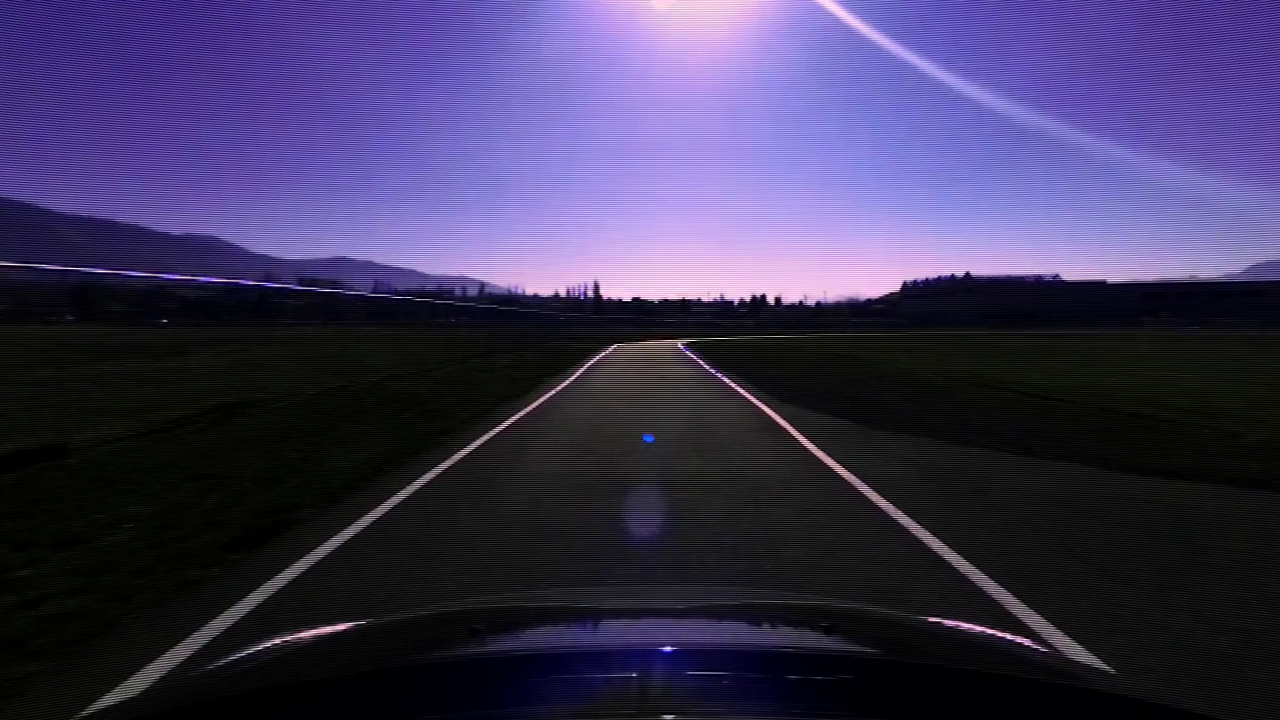
//> input picture image/f00012.png, 1280 x 720 px, given in place of the camera
$ ./detect_video   (built with g++ and OpenCV 4)
//> lines starting //> are read from the running program, lines starting //| are printed output that depends on the picture; after the words box and inside, x2 and y2 are one past the last pixel; in counts of white or black regions, pixels touching at a corner belong together
//> further down, frame is the input picture: 720 rows x 1280 cols, CV_8UC3; mean B, G, R 87.6, 53.4, 60.4
### preprocess.hpp
#ifndef DETECTH
#define DETECTH
#include "detect.hpp"
using namespace cv;
using namespace std;
//This class is used to do pre-process to the image to get enough point to perform machine learning
class preprocess
{
private:
    Mat image;
    //---------------------
    //H all range
    int LowH = 0;
    int HighH = 255;
    //smaller S lighter it can go
    int LowS = 0;
    int HighS = 40;
    //smaller V blacker it can go
    int LowV = 199;
    int HighV = 255;

public:
    //constructor
    void process(bool isFirst, Mat &input, int LowH = 0, int HighH = 255, int LowS =0, int HighS=28, int LowV=199
                 , int HighV=255 );

    //to HSV, make it easier to set up threshold
    void toHSV();

    //Gaussian filter to reduce noise casued by light spot
    void filter();

    //change the image into Bird-eye view
    Mat IPM(Mat input);

    //use threshold to change into binary image
    void toBinary(bool isfirst);

    //change the threshold based on output
    void refine();

    //return preprocessed result
    Mat prep_result();
    Mat origin_image;
};
#endif

### detect.hpp
#ifndef CV_HEADER
#define CV_HEADER

#include <iostream>
#include "opencv2/opencv.hpp"
#include "opencv2/core.hpp"
#include "opencv2/highgui/highgui.hpp"
#include "opencv2/features2d/features2d.hpp"
#include "opencv2/imgproc.hpp"
#include "preprocess.hpp"
#include <cmath>
#include <queue>
//This need to be enabled when real road data is used, because real road lane might be white/yellow, color filter is not enabled
#define REAL_ROAD_MODE
//This need to be enabled when test using robot
//#define ROBOT_TEST_MODE
//if you want to output any video, set record rst
//#define RECORD_RST

using namespace std;
using namespace cv;

//name of output file
const string NAME="/Users/YunfeiGuo/Desktop/output.mp4";
//extract white point in the image
vector<vector<double>> find_white_point(Mat result, bool isFirst);
//draw lane and spread function
void draw_line_and_spread_function(Mat image, vector<double> x, vector<double> y);
/*
This function check if the new "next frame filter" is valid. To be valid,
new and old have to share a sufficient common area
@param _new
    the new filter
@param _old
    the old filter
*/
bool new_filter_valid_check(Mat _new,Mat _old);
/*
 lane recognition and output result
 @param src
    the source image in Mat
 @param filter_frame_L
    "next frame filter" of the left lane, which marks the possible region where lane
    mark could occur
 @param filter_frame_R
    "next frame filter" of the right lane
 @param isFirst
    indicate if it is in process of finding the lane marks in the first frame passed in
 @return
    if the process is successful
 */
bool img_proc(Mat src, Mat&filter_frame_L, Mat&filter_frame_R,bool isFirst);
#endif

### function.cpp
#include "detect.hpp"
/*
 This function check if the new "next frame filter" is valid. To be valid,
 new and old have to share a sufficient common area
 @param _new
    the new filter
 @param _old
    the old filter
 */
// [13 lines left out: function new_filter_valid_check, not called in this run]


/*
 @param: result
    it is the result of the filter
 @param: isFirst
    if this frame is first frame
 @return:
    a list of (x,y) coordinate of white point(the lane is white in binary image)
 */

/*
 in first frame, cut the whole image vertically into 2 parts
else use the whole image
 */
vector<vector<double>> find_white_point(Mat result, bool isFirst)
{
    //get white point
    vector<double> x_left;
    vector<double> y_left;
    //cols is x, rows is y
    //--------------------left part of the image-----------------
    for(int i=0; i<result.rows; i++)
    {
        int left_max = 0;
        int left_min = 1280;
        int white_number = 0;
        vector<double> tempx;
        vector<double> tempy;
        int x_dir_lim=result.cols/2;
        if(!isFirst)
        {
            x_dir_lim=result.cols;
        }
        for (int j=0; j<x_dir_lim; j++)
        {
            if(result.at<bool>(i, j) == true)
            {
                if(j>left_max)
                {
                    left_max = j;
                }
                if(j<left_min)
                {
                    left_min = j;
                }
                tempx.push_back(j);
                tempy.push_back(i);
                white_number++;
            }
        }
        //find the mean
        if(white_number/2 < tempy.size()&&(left_max-left_min <= 500))
        {
            x_left.push_back(tempx[white_number/2]);
            y_left.push_back(tempy[white_number/2]);
        }
    }

    //----------------------right part of the image------------------
    vector<double> x_right;
    vector<double> y_right;
    //cols is x, rows is y
    for(int i=0; i<result.rows; i++)
    {
        int right_max = 0;
        int right_min = 1280;
        int white_number = 0;
        vector<double> tempx;
        vector<double> tempy;
        int x_dir_lim=result.cols/2;
        if(!isFirst){
            x_dir_lim=0;
        }
        for (int j=x_dir_lim; j<result.cols; j++)
        {
            if(result.at<bool>(i, j) == true)
            {
                if(j>right_max)
                {
                    right_max = j;
                }
                if(j<right_min)
                {
                    right_min = j;
                }
                tempx.push_back(j);
                tempy.push_back(i);
                white_number++;
            }
        }
        //find the mean
        if(white_number/2 < tempy.size()&&(right_max-right_min <= 500))
        {
            x_right.push_back(tempx[white_number/2]);
            y_right.push_back(tempy[white_number/2]);
        }
    }
    vector<vector<double>> return_vector;
    return_vector.push_back(x_left);
    return_vector.push_back(y_left);
    return_vector.push_back(x_right);
    return_vector.push_back(y_right);
    return return_vector;
}
/*
 @param: image
 the original image
 @param: x
 x value of white points in xy coordinate
 @param: y
 y value of white points in xy coordinate
*/

//draw area of interest. Make the area an enclosed area
//The idea is find 10 Critical Points and directly connect a line between these points.

// [156 lines left out: functions draw_spread_function, draw_line, not called in this run]

### preprocess.cpp
#include "preprocess.hpp"

const int CONTOURS_POINT_COUNT_THRESHOLD=100;
/*
 Draw out the edge detection result, enlarge the area
 @param src
    address of the source image mat
 @param dst
    the address to write the result
 */
void findDrawContours(Mat&src,Mat&dst)
{
    src.copyTo(dst);
    dst.setTo(0);
    vector<vector<Point> > contours;
    Mat cannyed;
    Canny(src,cannyed,100,255);
    findContours(cannyed, contours, RETR_LIST, CHAIN_APPROX_NONE);
    for(int i=0;i<contours.size();i++)
    {
        if(contours[i].size()<CONTOURS_POINT_COUNT_THRESHOLD)
        {
            continue;
        }
        drawContours(dst,contours,i,255,10);

    }

}
/*
 To fit line over the contours that is passed in
 @param contours
    the contours found in 2D array form
 @param dst
    the address to write result
 */
// [33 lines left out: function drawFit, not called in this run]

/*
 To produce the second binary image for confirming the result
 @param src
    the address of source image
 @param dst
    the address to write the result
 */

void confirmation_filter_producer(Mat src,Mat&dst)
{
    vector<Mat> rgbsplit;
    vector<Mat> noshadowsplit;
    split(src, rgbsplit);
    for(int i=0; i<3; i++)
    {
        Mat dil,bg_img,diff;
        Mat st = getStructuringElement(MORPH_RECT, Size(12, 12));
        dilate(rgbsplit[i], dil, st);
        medianBlur(dil, bg_img, 21);
        absdiff(rgbsplit[i], bg_img, diff);
        Mat diff_img = 255 - diff;
        noshadowsplit.push_back(diff_img);
    }
    Mat noshadow;
    merge(noshadowsplit, noshadow);
    Mat gray_img,contoursImg;
    //cvtColor(src,gray_img,CV_BGR2GRAY);
    cvtColor(noshadow,gray_img,CV_BGR2GRAY);
    findDrawContours(gray_img,contoursImg);
    dst=contoursImg;
}

//constructor
void preprocess::process(bool isFirst, Mat &input, int LowH, int HighH, int LowS, int HighS, int LowV, int HighV )
{
//> called with isFirst = true, LowH = 0, HighH = 255, LowS = 0, HighS = 15, LowV = 235, HighV = 255
    this->LowH = LowH;
    this->HighH = HighH;
    //smaller S lighter it can go
    this->LowS = LowS;
    this->HighS = HighS;
    //smaller V blacker it can go
    this->LowV = LowV;
    this->HighV = HighV;
    //resize the image
#ifdef REAL_ROAD_MODE
    image = input(Rect(0, input.rows / 4, input.cols, input.rows/4*3));
    image = image(Rect(0, image.rows / 5, image.cols, image.rows/5*4));
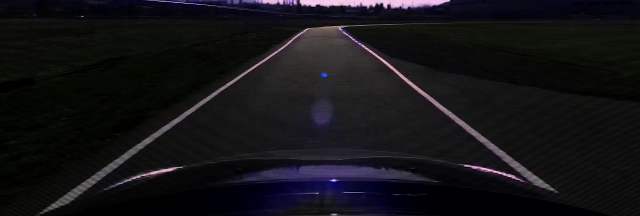
//> image: 432 rows x 1280 cols, CV_8UC3 (shown at 1/2 size); mean B, G, R 22.3, 19, 19.9
    image = image(Rect(0, image.rows / 16, image.cols, image.rows/16*12));
//> image: 324 rows x 1280 cols, CV_8UC3
#endif
#ifdef ROBOT_TEST_MODE
    image = input(Rect(0, input.rows / 2, input.cols, input.rows/2));
    image = image(Rect(0, image.rows / 16, image.cols, image.rows/16*15));
   // image = image(Rect(0, image.rows / 4, input.cols, image.rows/4*3));
    //image = input(Rect(0, input.rows /2, input.cols, input.rows/2));
    int MAX_KERNEL_LENGTH = 10;
    Mat src;
    image.copyTo(src);
    for ( int i = 1; i < MAX_KERNEL_LENGTH; i = i + 2 )
    {
        medianBlur( src, image, i );
        //GaussianBlur( image, image, Size( i, i ), 0, 0 );
    }
    imshow("out", image);
#endif
    //
    image.copyTo(origin_image);
    //
    toHSV();
    //edge or color filter to produce binary image
    toBinary(isFirst);

    //to calculate result, transform binary image to IPM
    image = IPM(image);

    //to display result, need to transform non-binary image to IPM
    origin_image = IPM(origin_image);
}

//to HSV, make it easier to set up threshold
void preprocess::toHSV()
{
    Mat imgHSV;
    vector<Mat> hsvSplit;
    //Convert the captured frame from BGR to HSV
    cvtColor(image, imgHSV, COLOR_BGR2HSV);
//> imgHSV: 324 rows x 1280 cols, CV_8UC3; mean H, S, V 60.5, 75.2, 22.6
    split(imgHSV, hsvSplit);
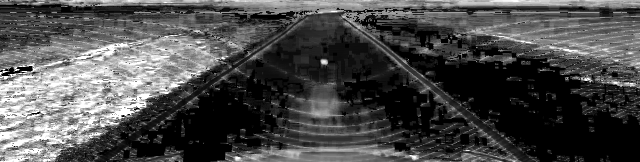
//> hsvSplit[1]: 324 rows x 1280 cols, CV_8UC1 (shown at 1/2 size); min 0, max 255, mean 75.2
    equalizeHist(hsvSplit[0], hsvSplit[0]);
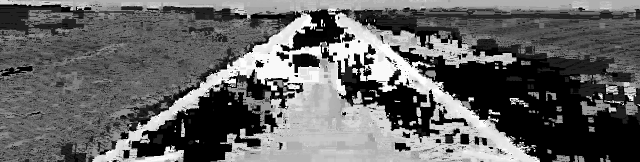
//> hsvSplit[0]: 324 rows x 1280 cols, CV_8UC1 (shown at 1/2 size); min 0, max 255, mean 99.3
    equalizeHist(hsvSplit[1], hsvSplit[1]);
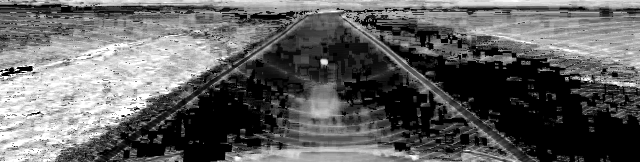
//> hsvSplit[1]: 324 rows x 1280 cols, CV_8UC1 (shown at 1/2 size); min 0, max 255, mean 97.6
    equalizeHist(hsvSplit[2], hsvSplit[2]);
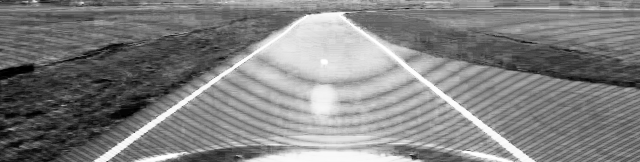
//> hsvSplit[2]: 324 rows x 1280 cols, CV_8UC1 (shown at 1/2 size); min 0, max 255, mean 129.3
    merge(hsvSplit,imgHSV);
//> imgHSV: 324 rows x 1280 cols, CV_8UC3; mean H, S, V 99.3, 97.6, 129.3
    image = imgHSV;
}

//change the image into Bird-eye view
Mat preprocess::IPM(Mat input)
{
    Point2f inputQuad[4];
    // Output Quadilateral or World plane coordinates
    Point2f outputQuad[4];

    // Lambda Matrix
    Mat lambda( 2, 4, CV_32FC1 );
    //Input and Output Image;
    Mat output;
    int coValue=0;
    int value =0;
#ifdef REAL_ROAD_MODE
    value = 280*2;
#endif
#ifdef ROBOT_TEST_MODE
    value = 240*2;
#endif

    if(value<0)
    {
        coValue=-value;
    }
    // Set the lambda matrix the same type and size as input
    lambda = Mat::zeros( input.rows, input.cols, input.type() );

    // The 4 points that select quadilateral on the input , from top-left in clockwise order
    // These four pts are the sides of the rect box used as input
    inputQuad[0] = Point2f( 0,0 );
    inputQuad[1] = Point2f( input.cols,0);
    inputQuad[2] = Point2f( input.cols-coValue,input.rows+1);
    inputQuad[3] = Point2f( +coValue,input.rows+1  );
    // The 4 points where the mapping is to be done , from top-left in clockwise order
    outputQuad[0] = Point2f( 0,0 );
    outputQuad[1] = Point2f( input.cols-1,0);
    outputQuad[2] = Point2f( input.cols-value,input.rows-1);
    outputQuad[3] = Point2f( value,input.rows-1  );

    // Get the Perspective Transform Matrix i.e. lambda
    lambda = getPerspectiveTransform( inputQuad, outputQuad );
    // Apply the Perspective Transform just found to the src image
    warpPerspective(input,output,lambda,output.size() );
    return output;
}

//use threshold to change into binary image
void preprocess::toBinary(bool isfirst)
{
//> called with isfirst = true
#ifdef ROBOT_TEST_MODE
    Mat imgThresholded;
    //Threshold the image
    inRange(image, Scalar(LowH, LowS, LowV), Scalar(HighH, HighS, HighV), imgThresholded);
    Mat element = getStructuringElement(MORPH_RECT, Size(2, 2));
    //open morph
    morphologyEx(imgThresholded, imgThresholded, MORPH_OPEN, element);

    //close morph
    morphologyEx(imgThresholded, imgThresholded, MORPH_CLOSE, element);
#endif
#ifdef REAL_ROAD_MODE
    Mat imgThresholdedw;
    Mat imgThresholdedy;
    //-------------filter white color
    //Threshold the image
    inRange(image, Scalar(0, 0, 230), Scalar(255, 15, 255), imgThresholdedw);
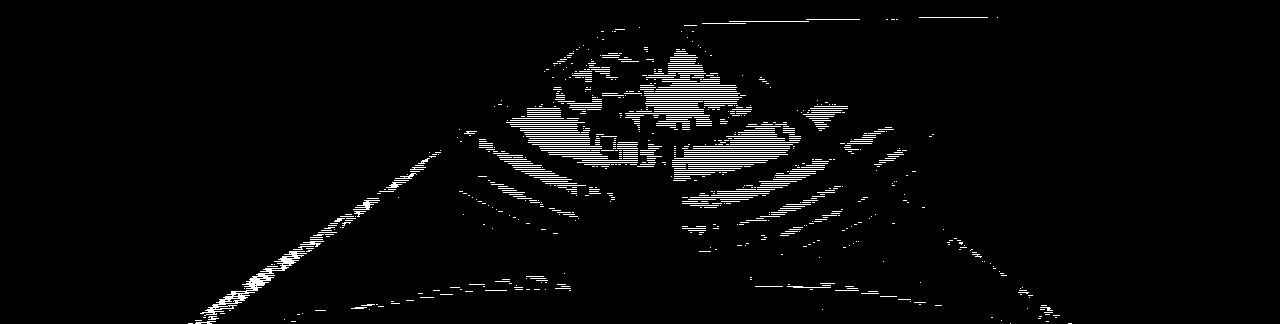
//> imgThresholdedw: 324 rows x 1280 cols, CV_8UC1; 3.1% white in thin lines or dots, all inside (x1, y1, x2, y2) = (188, 17, 1072, 324)
    Mat elementw = getStructuringElement(MORPH_RECT, Size(2, 2));
    //open morph
    morphologyEx(imgThresholdedw, imgThresholdedw, MORPH_OPEN, elementw);
    //close morph
    morphologyEx(imgThresholdedw, imgThresholdedw, MORPH_CLOSE, elementw);
//> imgThresholdedw: 324 rows x 1280 cols, CV_8UC1; 0.23% white; 32 white regions (20 under 20 px), largest, box (x1, y1, x2, y2) and area: (248, 275, 273, 293) 221, (209, 293, 238, 317) 157, (282, 258, 296, 273) 115
    //------------filter yellow color
    //Threshold the image
    inRange(image, Scalar(0, 50, 220), Scalar(60, 255, 255), imgThresholdedy);
//> imgThresholdedy: 324 rows x 1280 cols, CV_8UC1; 0.35% white; 111 white regions (99 under 20 px), largest, box (x1, y1, x2, y2) and area: (587, 112, 618, 128) 357, (620, 28, 672, 39) 302, (832, 29, 924, 30) 92
    Mat elementy = getStructuringElement(MORPH_RECT, Size(2, 2));
    //open morph
    morphologyEx(imgThresholdedy, imgThresholdedy, MORPH_OPEN, elementy);

    //close morph
    morphologyEx(imgThresholdedy, imgThresholdedy, MORPH_CLOSE, elementy);
//> imgThresholdedy: 324 rows x 1280 cols, CV_8UC1; 0.14% white; 9 white regions (6 under 20 px), largest, box (x1, y1, x2, y2) and area: (589, 114, 620, 130) 370, (644, 27, 660, 41) 127, (530, 81, 540, 89) 33
#endif
    Mat cfilter;
    confirmation_filter_producer(origin_image, cfilter);
//> the loop in confirmation_filter_producer, `for(int i=0; i<3; i++)` made 3 passes
//> pass 1, in confirmation_filter_producer, `dilate(rgbsplit[i], dil, st);`:
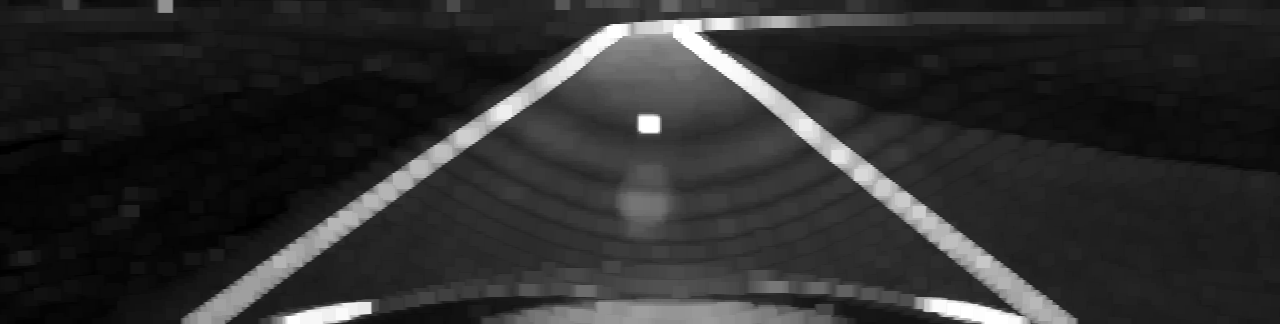
//> dil: 324 rows x 1280 cols, CV_8UC1; min 0, max 255, mean 45.5
//> (the rest of the program and of its run is left out)
